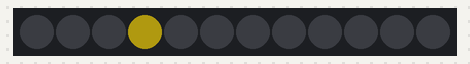
A sketch run on a simulated Arduino Uno, built with avr-gcc and run on an emulated ATmega328P. On the bench: 12 RGB LEDs in strip order, left to right. Dim RGB values are drawn brighter than linear; the strip is taken to match the declared colour order; random numbers use the default seed unless the sketch sets one.

Above: at 1.59 s.
At 5.89 s:
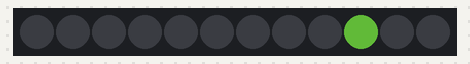
At 10.58 s:
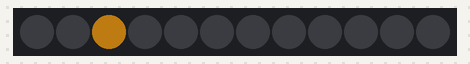
At 19.03 s:
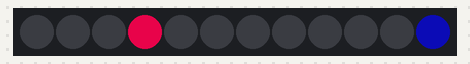
At 25.35 s:
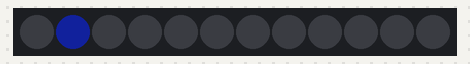
At 36.02 s:
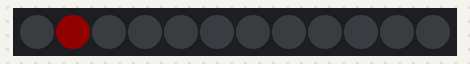

Measured:
- what the display in image 0 shows lasts 0.5 s, from 1.3 s to 1.8 s
- what the display in image 1 shows lasts 0.4 s, from 5.7 s to 6.1 s

The sketch:

ChromaRingTest2.ino
```cpp
#include <Adafruit_NeoPixel.h>

#define NEOPIN 2

Adafruit_NeoPixel strip = Adafruit_NeoPixel(12, NEOPIN, NEO_RGB + NEO_KHZ800);
int k;
void setup(){
  strip.begin();
  strip.show();
}

void loop(){

  strip.setPixelColor(random(0,12) , random(0, random(0,random(0,250))),random(0, random(0,random(0,250))),random(0, random(0,random(0,250))));
  strip.show();
  for (k = 0; k < 12; k++){
      strip.setPixelColor(random(0,12) , 0,0,0);
  }
  delay(random(0,500));
    strip.show();

 }
```
